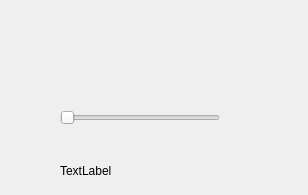
<?xml version="1.0" encoding="UTF-8"?>
<ui version="4.0">
 <class>Widget</class>
 <widget class="QWidget" name="Widget">
  <property name="geometry">
   <rect>
    <x>0</x>
    <y>0</y>
    <width>308</width>
    <height>195</height>
   </rect>
  </property>
  <property name="windowTitle">
   <string>Widget</string>
  </property>
  <widget class="TPBattery" name="battery">
   <property name="geometry">
    <rect>
     <x>60</x>
     <y>20</y>
     <width>181</width>
     <height>61</height>
    </rect>
   </property>
  </widget>
  <widget class="QSlider" name="horizontalSlider">
   <property name="geometry">
    <rect>
     <x>60</x>
     <y>110</y>
     <width>160</width>
     <height>16</height>
    </rect>
   </property>
   <property name="maximum">
    <number>100</number>
   </property>
   <property name="orientation">
    <enum>Qt::Horizontal</enum>
   </property>
  </widget>
  <widget class="QLabel" name="label">
   <property name="geometry">
    <rect>
     <x>60</x>
     <y>160</y>
     <width>151</width>
     <height>21</height>
    </rect>
   </property>
   <property name="text">
    <string>TextLabel</string>
   </property>
  </widget>
 </widget>
 <customwidgets>
  <customwidget>
   <class>TPBattery</class>
   <extends>QWidget</extends>
   <header>tpbattery.h</header>
  </customwidget>
 </customwidgets>
 <resources/>
 <connections/>
</ui>
